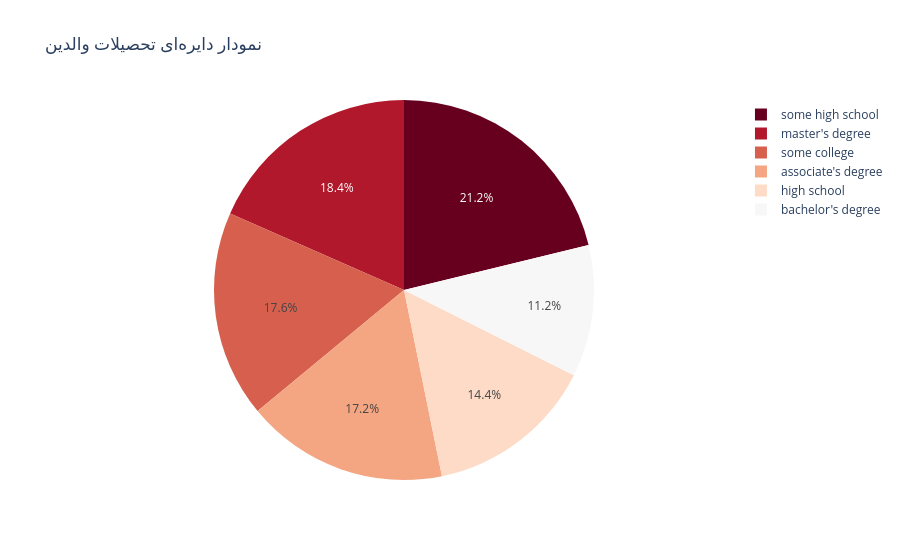

This figure's notebook cell:
### Markdown cell above
<p dir=rtl style="direction: rtl; text-align: justify; line-height:200%; font-family:vazir; font-size:medium">
<font face="vazir" size=3>
 لطفا فقط قسمتهایی که روبروی آنها <code>None</code> نوشته شده است را تغییر دهید و مورد دیگری را اضافه نکنید و تغییر ندهید زیرا نمودار شما توسط سیستم داوری بررسی میشود و تغییر در این قسمت ممکن است باعث عدم داوری صحیح شود.



</font>
</p>

### Code cell
# TODO: produce a Pie Chart for parents' education levels
fig = px.pie(df, names="parental level of education", title="نمودار دایرهای تحصیلات والدین",
             color_discrete_sequence=px.colors.sequential.RdBu)
fig.show()
fig.write_json('./pie.json')

### Figure 1 — Plotly figure (JSON) as saved in the notebook; plotly's stock layout.template omitted (floating-point values rounded to 4 significant figures; data arrays with more than 128 entries replaced by an {"elided": "..."} marker saying what was removed)
{"data": [{"domain": {"x": [0, 1], "y": [0, 1]}, "hovertemplate": "parental level of education=%{label}<extra></extra>", "labels": {"elided": "250 str values"}, "legendgroup": "", "name": "", "showlegend": true, "type": "pie"}], "layout": {"legend": {"tracegroupgap": 0}, "piecolorway": ["rgb(103,0,31)", "rgb(178,24,43)", "rgb(214,96,77)", "rgb(244,165,130)", "rgb(253,219,199)", "rgb(247,247,247)", "rgb(209,229,240)", "rgb(146,197,222)", "rgb(67,147,195)", "rgb(33,102,172)", "rgb(5,48,97)"], "title": {"text": "نمودار دایرهای تحصیلات والدین"}}}
